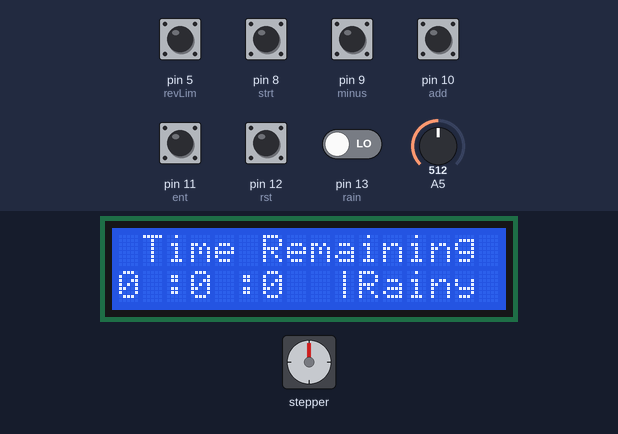
A sketch run on a simulated Arduino Uno, built with avr-gcc and run on an emulated ATmega328P. On the bench: stepper motor, 16×2 character LCD. Wiring (inferred from the names in the program): stepper motor driver (200 steps per turn assumed): step pin 3; direction pin 2; enable pin 7. Inputs (shaded band) come from the test bench; at power-on: pin 5 (revLim), pin 8 (strt), pin 9 (minus), pin 10 (add), pin 11 (ent), pin 12 (rst) HIGH, pin 13 (rain) LOW, A5 = 512. The local clock reads 2024-03-15 10:24:30 at power-on unless the sketch sets it.

Above: at 1.3 s.
1.4 s: pin 11 (ent) pulled LOW for 1 s
At 3.7 s:
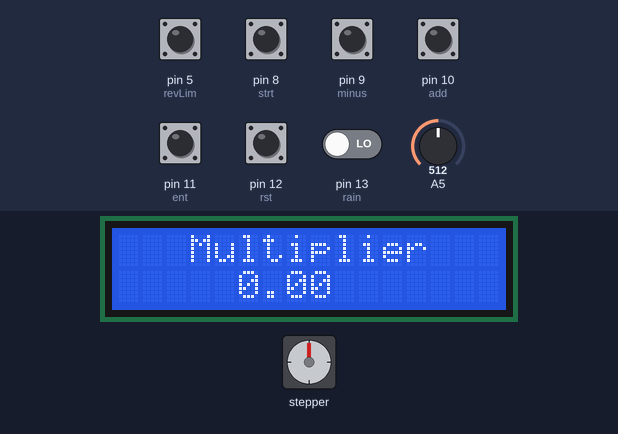
4.0 s: pin 8 (strt) pulled LOW for 1 s
At 4.4 s:
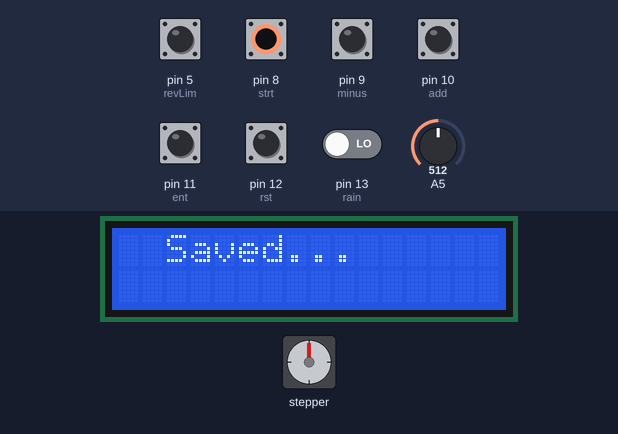
6.5 s: pin 11 (ent) pulled LOW for 1 s
At 8.7 s:
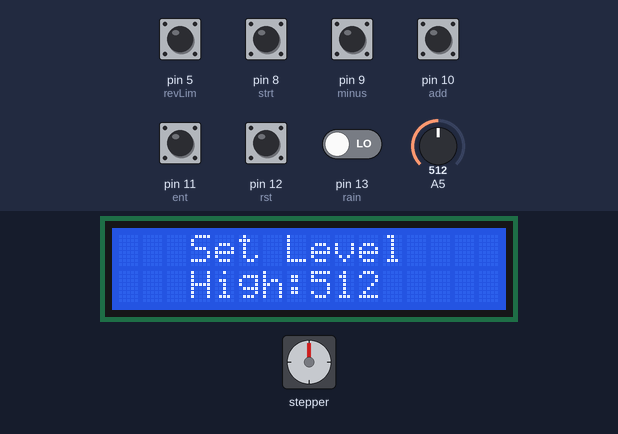
9.0 s: A5 set to 716
At 10.0 s:
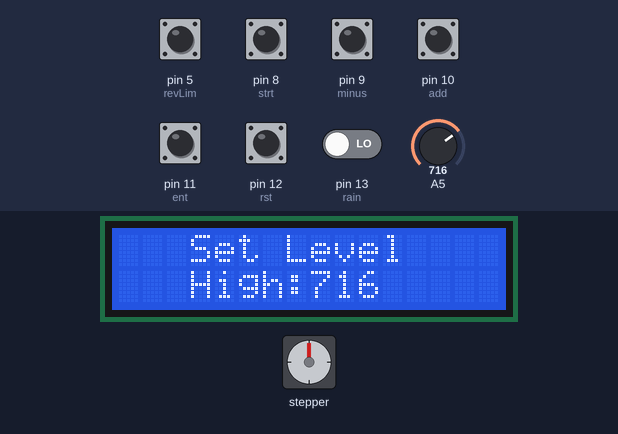
10.5 s: A5 set to 900
At 11.3 s:
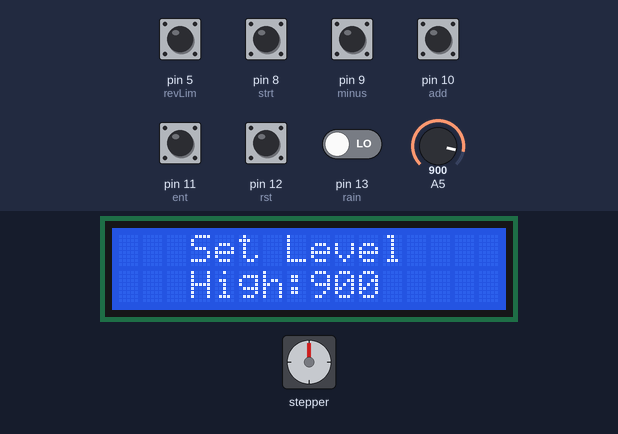
12.0 s: A5 set to 1023
At 12.6 s:
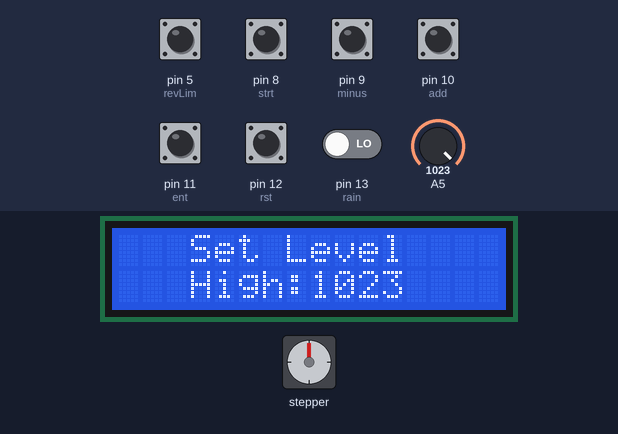
Timing chart, 0 to 14.5 s (numbered marks = the images above; inputs shaded):
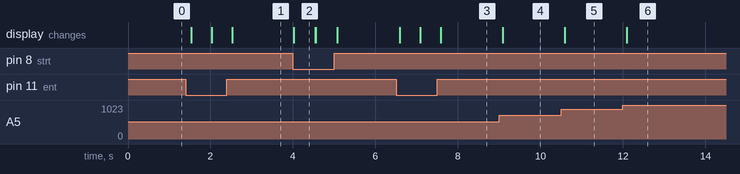

Measured:
- after the input at 1.4 s, the display: first changes after 0.14 s (image 1 shows a later state)
- after the input at 4.0 s, the display: changes at once (image 2)
- after the input at 6.5 s, the display: first changes after 0.09 s (image 3 shows a later state)
- after the input at 9.0 s, the display: changes after 0.09 s (image 4)
- after the input at 10.5 s, the display: changes after 0.09 s (image 5)
- after the input at 12.0 s, the display: changes after 0.10 s (image 6)
- what the display in image 2 shows lasts 0.5 s, from 4.0 s to 4.5 s

The sketch:

Automated_Retractable_Clothesline_v2.1.ino
```cpp
#include <DS3231.h>
#include <Wire.h>
#include <LCD.h>
#include <LiquidCrystal_I2C.h>
#define I2C_ADDR 0x27 //Input LCD Address here
#define En_pin 2
#define Rw_pin 1
#define Rs_pin 0
#define D4_pin 4
#define D5_pin 5
#define D6_pin 6
#define D7_pin 7
#define BACKLIGHT 3

const int dirPin = 2;
const int pulsPin = 3;
const int enPin = 7;

const int strt = 8;
const int minus = 9;
const int add = 10;
const int ent = 11;
const int rst = 12;

const int rain = 13;

const int fwdLim = 4;
const int revLim = 5;

unsigned long prevMStart = 0;
unsigned long currMStart;
const long intMStart = 250;

unsigned long prevStart = 0;
unsigned long currStart;
const long intStart = 250;

unsigned long prevMinus = 0;
unsigned long currMinus;
const long intMinus = 250;

unsigned long prevAdd = 0;
unsigned long currAdd;
const long intAdd = 250;

unsigned long prevEnt = 0;
unsigned long currEnt;
const long intEnt = 250;

unsigned long prevDisp = 0;
unsigned long currDisp;
const long intDisp = 500;

unsigned long prevInt = 0;
unsigned long currInt;
const long intInt = 1000;

boolean start_1 = false;
boolean pause_1 = false;

boolean start = false;
boolean pause = false;
unsigned int currSec;
unsigned int nextSec = 0;

boolean motStart = false;
boolean motStop = false;
boolean fwd = false;

int hrs = 0;
int mins = 0;
int secs = 0;
int hrs_1 = 0;
int mins_1 = 0;
int secs_1 = 0;
int hrs_2 = 0;
int mins_2 = 0;
int secs_2 = 0;

double multiplier = 0;

int low = 0;
int mid = 0;
int high = 0;

int selectDisplay = 1;
int intensity = 0;

int tempVal = 0;

DS3231  rtc(SDA, SCL);
LiquidCrystal_I2C lcd(I2C_ADDR,En_pin,Rw_pin,Rs_pin,D4_pin,D5_pin,D6_pin,D7_pin);
Time t;


void setup() {
  rtc.begin();
  lcd.begin (16,2);
  lcd.setBacklightPin(BACKLIGHT,POSITIVE);
  lcd.setBacklight(HIGH);

  pinMode(strt, INPUT_PULLUP);
  pinMode(minus, INPUT_PULLUP);
  pinMode(add, INPUT_PULLUP);
  pinMode(ent, INPUT_PULLUP);
  pinMode(rst, INPUT_PULLUP);

  pinMode(rain, INPUT);

  pinMode(fwdLim, INPUT_PULLUP);
  pinMode(revLim, INPUT_PULLUP);
  pinMode(strt, INPUT_PULLUP);
  pinMode(dirPin, OUTPUT);
  pinMode(pulsPin, OUTPUT);
  pinMode(enPin, OUTPUT);
  digitalWrite(enPin, HIGH);

  mainDisplay();

//  Serial.begin(9600);
}


void rotation() {
  if (fwd){
    digitalWrite(dirPin, HIGH);
  }
  else {
    digitalWrite(dirPin, LOW);
  }
}


void motorStop() {
  analogWrite(pulsPin, 0);
}


void motorStart() {
  analogWrite(pulsPin, 180);
}


void startStepper() {
  if (motStart == true){
    rotation();
    motorStart();
  }
  if (motStart == false){
    motorStop();
  }
}


void setMultiplier() {
  mins_2 = (mins_1 * multiplier);
  hrs_2 = (hrs_1 * multiplier);
  if (mins_2 > 59){
    hrs_2++;
    mins_2 = (mins_1 - 60);
  }
}


void timer() {
  currSec = t.sec;
  if (nextSec != currSec){

    nextSec = t.sec;

    secs_1--;
    secs_2--;

    if (secs_1 < 0){
      secs_1 = 59;
      mins_1--;
    }
    else if (mins_1 < 0){
      mins_1 = 59;
      hrs_1--;
    }
    else if (secs_2 < 0){
      secs_2 = 59;
      mins_2--;
    }
    else if (mins_2 < 0){
      mins_2 = 59;
      hrs_2--;
    }
  }
}


void setIntensity() {
  currInt = millis();
  if (currInt - prevInt >= intInt){
    prevInt = currInt;
    //insert code
    tempVal = analogRead(A5);
    if (digitalRead(rain) == HIGH){
      if (tempVal <= mid){
        intensity = 1;
        start = false;
      }
      else if ((tempVal > mid) && (tempVal < high)){
        intensity = 2;
        if (start_1){
          start = true;
        }
      }
      else if (tempVal >= high){
        intensity = 3;
        if (start_1){
          start = true;
        }
      }
    }
    else if (digitalRead(rain) == LOW){
      intensity = 0;
      start = false;
    }
    //insert code
  }
}


void resetPressed() {
  if (digitalRead(rst) == LOW){
    if (selectDisplay == 1){
      start = false;
      pause = false;
      start_1 = false;
      pause_1 = false;
      hrs = 0;
      mins = 0;
      secs = 0;
      hrs_1 = 0;
      mins_1 = 0;
      secs_1 = 0;
      hrs_2 = 0;
      mins_2 = 0;
      secs_2 = 0;

    }
    else if (selectDisplay == 2){
      start = false;
      pause = false;
      start_1 = false;
      pause_1 = false;
      hrs = 0;
      mins = 0;
      secs = 0;
      hrs_1 = 0;
      mins_1 = 0;
      secs_1 = 0;
      hrs_2 = 0;
      mins_2 = 0;
      secs_2 = 0;

    }
    else if (selectDisplay == 5){
      multiplier = 0;
    }
  }
}


void strtPressed() {
//  if (secs > 0 || mins > 0 || hrs > 0){
    currStart = millis();
    if (digitalRead(strt) == LOW){
      if (currStart - prevStart >= intStart){
        prevStart = currStart;
        //insert code
        updateTime();
        if (secs > 0 || mins > 0 || hrs > 0){
          if (selectDisplay == 1){
          if (intensity > 1){
            secs = secs_1;
            mins = mins_1;
            hrs = hrs_1;
            start_1 = !pause_1;
            pause_1 = start_1;
            if (start_1){
              start = !pause;
              pause = start;
            }
          }
        }
        }


        else if (selectDisplay == 5){
          setMultiplier();
          confirmation();
          updateDisplay();
        }
        //insert code
      }
    }
//  }
}


void minusPressed() {
  currMinus = millis();
  if (digitalRead(minus) == LOW){
    if (currMinus - prevMinus >= intMinus){
      prevMinus = currMinus;

      //insert code
      updateTime();
      if (selectDisplay == 2){
        hrs_1++;
        if (hrs_1 > 99){
          hrs_1 = 0;
        }
        secs = secs_1;
        mins = mins_1;
        hrs = hrs_1;
        inputTime();
        setMultiplier();
      }
      else if (selectDisplay == 5){
        multiplier = (multiplier + 0.01);
      }
      //insert code
    }
  }
}


void addPressed() {
  currAdd = millis();
  if (digitalRead(add) == LOW){
    if (currAdd - prevAdd >= intAdd){
      prevAdd = currAdd;
      //insert code
      updateTime();
      if (selectDisplay == 2){
        mins_1++;
        if (mins_1 > 60){
          mins_1 = 0;
        }
        secs = secs_1;
        mins = mins_1;
        hrs = hrs_1;
        inputTime();
        setMultiplier();
      }
      else if (selectDisplay == 3){
        mid = analogRead(A5);
        confirmation();
        updateDisplay();
      }
      else if (selectDisplay == 4){
        high = analogRead(A5);
        confirmation();
        updateDisplay();
      }
      else if (selectDisplay == 5){
        multiplier++;
      }

      //insert code
    }
  }
}


void entPressed() {
  currEnt = millis();
  if (digitalRead(ent) == LOW){
    if (currEnt - prevEnt >= intEnt){
      prevEnt = currEnt;
      //insert code
      selectDisplay++;
      if (selectDisplay > 5){
        selectDisplay = 1;
      }
      //insert code
    }
  }
}


void confirmation() {
  lcd.clear();
  lcd.home();
  lcd.setCursor(2,0);
  lcd.print("Saved...");
  delay(500);
}


void inputTime() {
  lcd.clear();
  lcd.home();
  lcd.setCursor(1,0);
  lcd.print("Exposure Time");
  lcd.setCursor(0,1);
  lcd.print("Hrs:");
  lcd.setCursor(4,1);
  lcd.print(hrs_1);
  lcd.setCursor(8,1);
  lcd.print("Mins:");
  lcd.setCursor(13,1);
  lcd.print(mins_1);
}


void inputLevel1() {
  lcd.clear();
  lcd.home();
  lcd.setCursor(3,0);
  lcd.print("Set Level");
  lcd.setCursor(3,1);
  lcd.print("Low:");
  lcd.setCursor(8,1);
  lcd.print(analogRead(A5));
}


void inputLevel2() {
  lcd.clear();
  lcd.home();
  lcd.setCursor(3,0);
  lcd.print("Set Level");
  lcd.setCursor(3,1);
  lcd.print("High:");
  lcd.setCursor(8,1);
  lcd.print(analogRead(A5));
}


void inputLevel3() {
  lcd.clear();
  lcd.home();
  lcd.setCursor(3,0);
  lcd.print("Multiplier");
  lcd.setCursor(5,1);
  lcd.print(multiplier);
}


void mainDisplay() {
  lcd.clear();
  lcd.home();
  lcd.setCursor(1,0);
  lcd.print("Time Remaining");
  lcd.setCursor(0,1);
  lcd.print(hrs);
  lcd.setCursor(2,1);
  lcd.print(":");
  lcd.setCursor(3,1);
  lcd.print(mins);
  lcd.setCursor(5,1);
  lcd.print(":");
  lcd.setCursor(6,1);
  lcd.print(secs);
  lcd.setCursor(9,1);
  lcd.print("|");
  if (intensity == 0){
    lcd.setCursor(10,1);
    lcd.print("Rainy");
  }
  if (intensity == 1){
    lcd.setCursor(10,1);
    lcd.print("Dark");
  }
  else if (intensity == 2){
    lcd.setCursor(10,1);
    lcd.print("Cloudy");
  }
  else if (intensity == 3){
    lcd.setCursor(10,1);
    lcd.print("Sunny");
  }
}


void updateDisplay() {
  currDisp = millis();
  if (currDisp - prevDisp >= intDisp){
    prevDisp = currDisp;
//    debug();
    updateTime();
    if (selectDisplay == 1){
      //insert code
      mainDisplay();
      //insert code
    }
    if (selectDisplay == 2){
      //insert code
      inputTime();
      //insert code
    }
    if (selectDisplay == 3){
      //insert code
      inputLevel1();
      //insert code
    }
    if (selectDisplay == 4){
      //insert code
      inputLevel2();
      //insert code
    }
    if (selectDisplay == 5){
      //insert code
      inputLevel3();
      //insert code
    }
  }
}


void countDown() {
  if (start == true){
    fwd = true;
    if (digitalRead(fwdLim) == LOW){
      motStart = false;
    }
    if (digitalRead(fwdLim) == HIGH){
      motStart = true;
    }
    timer();
  }
  else if (start == false){
    fwd = false;
    if (digitalRead(revLim) == LOW){
      motStart = false;
    }
    if (digitalRead(revLim) == HIGH){
      motStart = true;
    }
  }
}


void updateTime() {
  if (intensity == 2){
    secs = secs_2;
    mins = mins_2;
    hrs = hrs_2;
  }
  else if (intensity == 3){
    secs = secs_1;
    mins = mins_1;
    hrs = hrs_1;
  }
  resetValues();
}


void resetValues() {
  if ((mins < 0) & (secs < 0)){
      start = false;
      pause = false;
      start_1 = false;
      pause_1 = false;
      hrs = 0;
      mins = 0;
      secs = 0;
      hrs_1 = 0;
      mins_1 = 0;
      secs_1 = 0;
      hrs_2 = 0;
      mins_2 = 0;
      secs_2 = 0;
  }
  else if (hrs < 0){
      start = false;
      pause = false;
      start_1 = false;
      pause_1 = false;
      hrs = 0;
      mins = 0;
      secs = 0;
      hrs_1 = 0;
      mins_1 = 0;
      secs_1 = 0;
      hrs_2 = 0;
      mins_2 = 0;
      secs_2 = 0;
  }
}


//void debug() {
//  Serial.println(mins);
//  Serial.println(hrs);
//  Serial.println(mins_1);
//  Serial.println(hrs_1);
//  Serial.println(mins_2);
//  Serial.println(hrs_2);
//}


void loop() {
  t = rtc.getTime();
  countDown();
  resetPressed();
  entPressed();
  strtPressed();
  minusPressed();
  addPressed();
  setIntensity();
  startStepper();
  updateDisplay();
}
```
